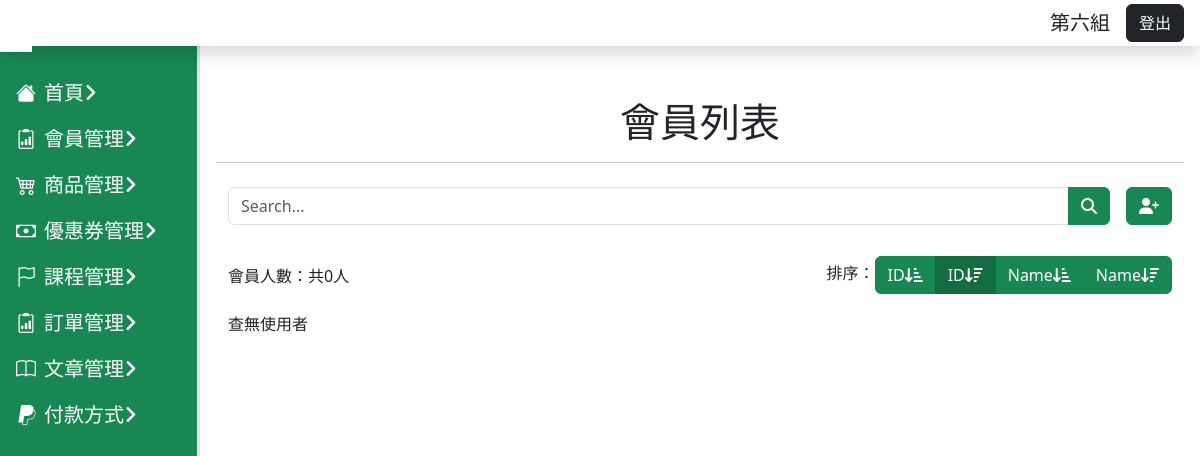
The page /user/users.php?page=1&order=2 on the database as committed earlier.
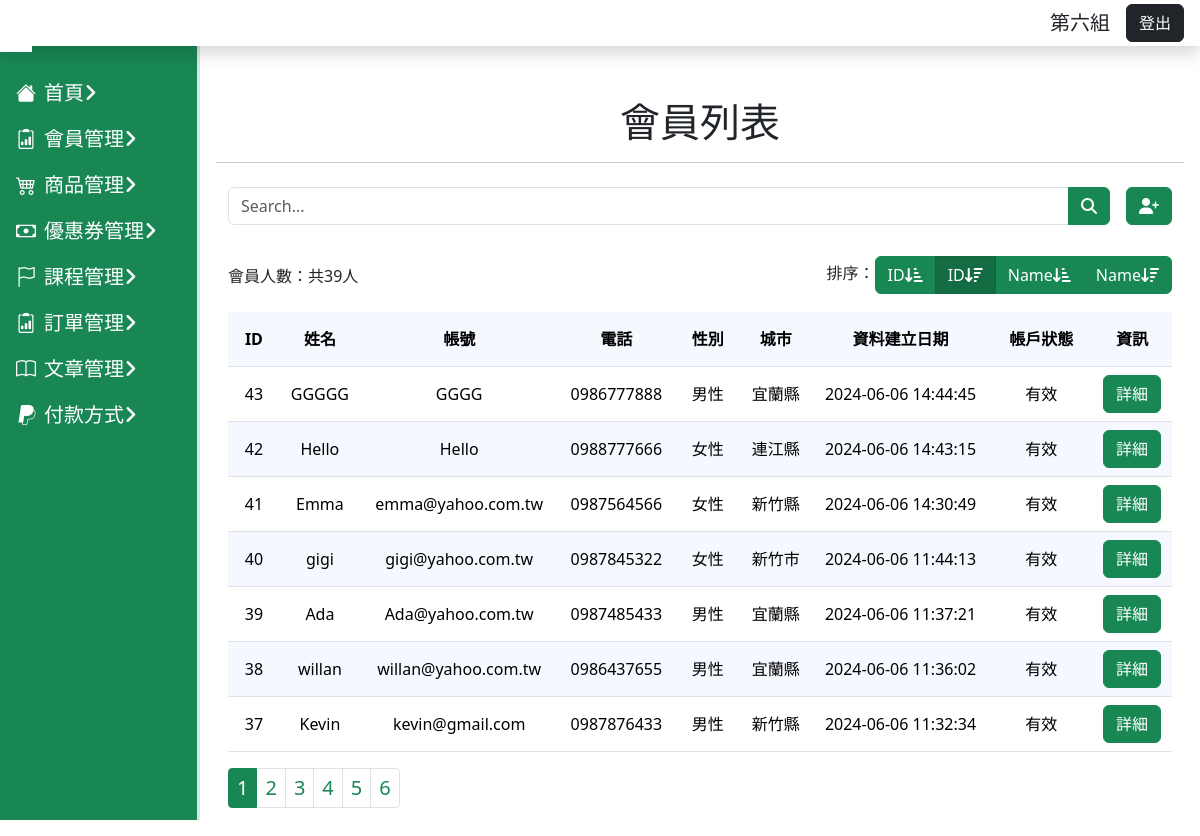
The same page on the database as committed later.
### tables this page shows
CREATE TABLE `users` (
  `id` int(11) NOT NULL COMMENT '流水號',
  `memberid` varchar(50) NOT NULL COMMENT '會員編號',
  `name` varchar(30) DEFAULT NULL COMMENT '使用者名字',
  `images_id` int(255) NOT NULL DEFAULT 0,
  `images_name` varchar(255) DEFAULT 'user.png' COMMENT '使用者照片',
  `gender` enum('女性','男性','其他','') DEFAULT NULL COMMENT '性別',
  `birthday` date DEFAULT NULL COMMENT '生日',
  `account` varchar(50) NOT NULL COMMENT '帳號',
  `password` varchar(50) NOT NULL COMMENT '密碼',
  `phone` varchar(30) DEFAULT NULL COMMENT '電話',
  `email` varchar(50) DEFAULT NULL COMMENT '信箱',
  `location` varchar(30) DEFAULT NULL COMMENT '城市',
  `carrierid` varchar(50) DEFAULT NULL COMMENT '電子發票載具',
  `created_at` datetime DEFAULT current_timestamp() COMMENT '資料建立日期',
  `valid` tinyint(4) NOT NULL DEFAULT 1 COMMENT '使用者資料狀態'
);

### user/users.php (the view, shortened to what the changed rows need)
<?php
require_once("../db_connect.php");
$sqlAll = "SELECT* FROM users WHERE valid = 1";
$resultAll = $conn->query($sqlAll);
$allUserCount = $resultAll->num_rows;
if (isset($_GET["search"])) {
    $search = $_GET["search"];
    $sql = "SELECT * FROM users WHERE account LIKE '%$search%' AND valid = 1";
    $pageTitle = "$search 的結果";
} else if (isset($_GET["page"]) && isset($_GET["order"])) {
    $page = $_GET["page"];
    $perPage = 7;
    $firstItem = ($page - 1) * $perPage;
    $pageCount = ceil($allUserCount / $perPage);
    $order = $_GET["order"];
    switch ($order) {
        case 2:
            $orderClause = "ORDER BY id DESC";
            break;
    }
    $sql = "SELECT * FROM users WHERE valid = 1 $orderClause LIMIT $firstItem, $perPage";
} else {
    $sql = "SELECT id, name, email, phone FROM users";
    $pageTitle = "使用者列表";
    header("location: users.php?page=1&order=1");
}
$result = $conn->query($sql);
$rows = $result->fetch_all(MYSQLI_ASSOC);
$userCount = $result->num_rows;
if (isset($_GET["page"])) {
    $userCount = $allUserCount;
    $page = $page;
}
?>
<!doctype html>
<html lang="en">
<head>
    <?php include("../css.php") ?>
    <?php include("user-css.php") ?>
</head>
<body>
    <main class="main-content p-3 index-main">
        <div class="text-center mt-3 pt-3">
            <h1>會員列表</h1>
        </div>
        <hr>
        <div class="container ">
            <div class="py-2 mb-3">
            </div>
            <div class="pb-2 d-flex justify-content-between col-form-label">
                <div class="d-flex">
                    <div>
                        <p class=" mt-2 "> 會員人數：共<?= $userCount ?>人</p>
                    </div>
                </div>
            </div>
            <?php if ($result->num_rows > 0) : ?>
                <table class="table table-striped">
                    <thead class="text-center table-header">
                        <tr>
                            <th>ID</th>
                            <th>姓名</th>
                            <th>帳號</th>
                            <th>電話</th>
                            <th>性別</th>
                            <th>城市</th>
                            <th>資料建立日期</th>
                            <th>帳戶狀態</th>
                            <th>資訊</th>
                        </tr>
                    </thead>
                    <tbody>
                        <?php foreach ($rows as $user) : ?>
                            <tr class="align-middle">
                                <td class="text-center"><?= $user["id"] ?></td>
                                <td class="text-center"><?= $user["name"] ?></td>
                                <td class="text-center"><?= $user["account"] ?></td>
                                <td class="text-center"><?= $user["phone"] ?></td>
                                <td class="text-center"><?= $user["gender"] ?></td>
                                <td class="text-center"><?= $user["location"] ?></td>
                                <td class="text-center"><?= $user["created_at"] ?></td>
                                <td class="text-center"><?php if ($user["valid"] == 1) {
                                                            echo "有效";
                                                        } else echo "停權" ?></td>
                                <td class="text-center">
                                    <a class="btn btn-success" href="user.php?id=<?= $user["id"] ?>">詳細</a>
                                </td>
                            </tr>
                        <?php endforeach; ?>
                    </tbody>
                </table>
                <?php if (isset($_GET["page"])) : ?>
                    <nav aria-label="...">
                        <ul class="pagination pagination-sm ">
                            <?php for ($i = 1; $i <= $pageCount; $i++) : ?>
                                <li class="page-item
                 <?php if ($i == $page) echo "active" ?>"><a class="page-link " href="?page=<?= $i ?>&order=<?= $order ?>"><?= $i ?></a></li>
                            <?php endfor; ?>
                        </ul>
                    </nav>
                <?php endif; ?>
            <?php else : ?>
                查無使用者
            <?php endif; ?>
        </div>
    </main>
</body>
</html>

Rows that differ between the two databases and show on the page:
added users: id "43", name "GGGGG", account "GGGG", phone "0986777888", gender "男性", location "宜蘭縣", created_at "2024-06-06 14:44:45", valid "有效"
added users: id "42", name "Hello", account "Hello", phone "0988777666", gender "女性", location "連江縣", created_at "2024-06-06 14:43:15", valid "有效"
added users: id "41", name "Emma", account "emma@yahoo.com.tw", phone "0987564566", gender "女性", location "新竹縣", created_at "2024-06-06 14:30:49", valid "有效"
added users: id "40", name "gigi", account "gigi@yahoo.com.tw", phone "0987845322", gender "女性", location "新竹市", created_at "2024-06-06 11:44:13", valid "有效"
added users: id "39", name "Ada", account "Ada@yahoo.com.tw", phone "0987485433", gender "男性", location "宜蘭縣", created_at "2024-06-06 11:37:21", valid "有效"
added users: id "38", name "willan", account "willan@yahoo.com.tw", phone "0986437655", gender "男性", location "宜蘭縣", created_at "2024-06-06 11:36:02", valid "有效"
added users: id "37", name "Kevin", account "kevin@gmail.com", phone "0987876433", gender "男性", location "新竹縣", created_at "2024-06-06 11:32:34", valid "有效"
Other text that changed with them:
$userCount: "0" → "39"
text no longer shown: "查無使用者"
text now shown: "ID 姓名 帳號 電話 性別 城市 資料建立日期 帳戶狀態 資訊"
new list line: "1"
new list line: "2"
new list line: "3"
new list line: "4"
new list line: "5"
new list line: "6"
